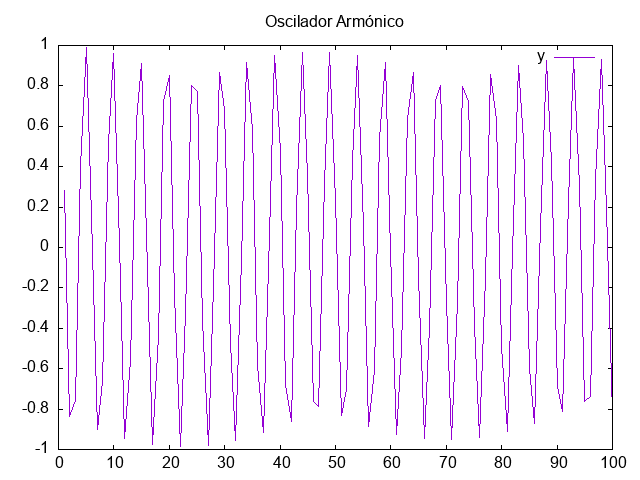

Write gnuplot code to recreate this figure.
set terminal png
set output 'grafica.png'
set title "Oscilador Armónico"


set key autotitle columnhead
set datafile separator ","

plot "./build/data.csv" using 1:2 with lines

set terminal wxt persist
set output
replot
